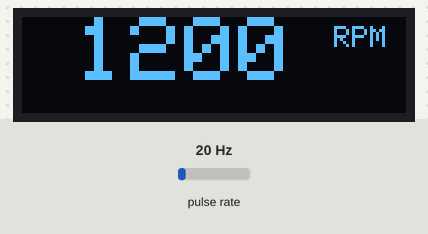
Simulated run of this program. Board: Arduino Pro Mini, built with avr-gcc and run on an emulated ATmega328P. Shown: 128×32 one-colour display. Wiring (inferred from the names in the program): pulse sensor: data pin 2. The inputs (shaded band) are chosen by the test bench; at power-on: pulse rate 20 Hz.

Above: at 2.7 s.
2.8 s: pulse rate (sensor on pin 2) set to 4 Hz
At 4.3 s:
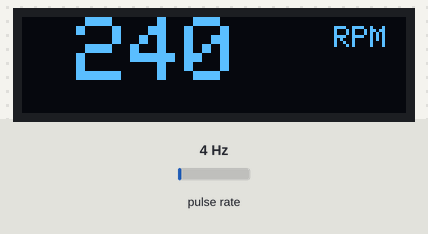
4.6 s: pulse rate (sensor on pin 2) set to 50 Hz
At 5.6 s:
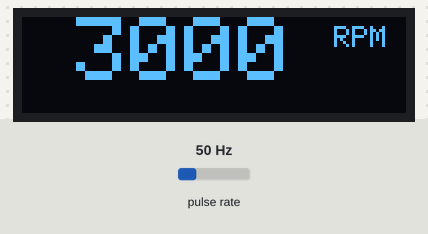
6.3 s: pulse rate (sensor on pin 2) set to 150 Hz
At 7.78 s:
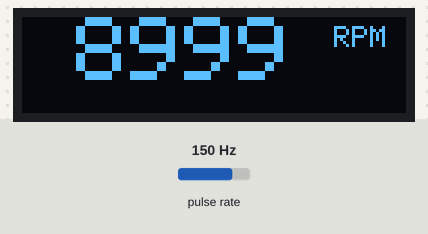

The program:

main.cpp
```cpp
#include "app/TachometerApp.h"

namespace
{
TachometerApp app;

void ISR_sensor()
{
  app.onPulseInterrupt();
}
} // namespace

void setup()
{
  if (!app.begin(ISR_sensor))
  {
    for (;;)
    {
    }
  }
}

void loop()
{
  app.loop();
}
```

TachometerApp.h
```cpp
#pragma once

#include <Arduino.h>

#include "display/TachometerDisplay.h"
#include "domain/RpmCalculator.h"

class TachometerApp
{
public:
  bool begin(void (*isrHandler)());
  void loop();
  void onPulseInterrupt();

private:
  TachometerDisplay display;
  RpmCalculator rpmCalculator;
};
```

TachometerDisplay.h
```cpp
#pragma once

#include <Adafruit_GFX.h>
#include <Adafruit_SSD1306.h>
#include <Arduino.h>

class TachometerDisplay
{
public:
  TachometerDisplay();

  bool begin();
  void showStartup();
  void render(long rpmAverage);

private:
  void showWaiting();
  void showRpm(long rpmAverage);

  Adafruit_SSD1306 display;
};
```

TachometerApp.cpp
```cpp
#include "app/TachometerApp.h"

#include "config/TachometerConfig.h"

bool TachometerApp::begin(void (*isrHandler)())
{
  if (!display.begin())
  {
    return false;
  }

  pinMode(TachometerConfig::kSensorPin, INPUT_PULLUP);
  attachInterrupt(digitalPinToInterrupt(TachometerConfig::kSensorPin), isrHandler, FALLING);

  display.showStartup();
  return true;
}

void TachometerApp::loop()
{
  rpmCalculator.update(micros());
  display.render(rpmCalculator.rpmAverage());
}

void TachometerApp::onPulseInterrupt()
{
  rpmCalculator.onPulseInterrupt(micros());
}
```

TachometerDisplay.cpp
```cpp
#include "display/TachometerDisplay.h"

#include "config/TachometerConfig.h"

TachometerDisplay::TachometerDisplay()
    : display(
          TachometerConfig::kScreenWidth,
          TachometerConfig::kScreenHeight,
          &Wire,
          TachometerConfig::kOledResetPin)
{
}

bool TachometerDisplay::begin()
{
  if (!display.begin(SSD1306_SWITCHCAPVCC, TachometerConfig::kOledAddress))
  {
    return false;
  }

  display.setRotation(2);
  return true;
}

void TachometerDisplay::showStartup()
{
  display.clearDisplay();
  display.setTextColor(SSD1306_WHITE);
  display.setTextSize(2);
  display.setCursor(18, 2);
  display.print(F("STEMAKER"));
  display.display();
  delay(1500);
}

void TachometerDisplay::render(long rpmAverage)
{
  display.clearDisplay();
  display.setTextColor(SSD1306_WHITE);

  if (rpmAverage == 0)
  {
    showWaiting();
    return;
  }

  showRpm(rpmAverage);
}

void TachometerDisplay::showWaiting()
{
  display.setTextSize(1);
  display.setCursor(20, 0);
  display.print(F("Aguardando"));
  display.setCursor(28, 10);
  display.print(F("leitura..."));
  display.display();
}

void TachometerDisplay::showRpm(long rpmAverage)
{
  if (rpmAverage < 100000)
  {
    display.setTextSize(3);
    display.setCursor(18, 0);
    display.print(rpmAverage);

    display.setTextSize(1);
    display.setCursor(104, 3);
    display.print(F("RPM"));

    display.display();
    return;
  }

  display.setTextSize(2);
  display.setCursor(13, 8);
  display.print(F("MAX LIMIT"));
  display.display();
}
```

TachometerConfig.h
```cpp
#pragma once

#include <Arduino.h>

namespace TachometerConfig
{
constexpr uint8_t kSensorPin = 2;

constexpr uint8_t kScreenWidth = 128;
constexpr uint8_t kScreenHeight = 32;
constexpr int8_t kOledResetPin = 4;
constexpr uint8_t kOledAddress = 0x3C;

constexpr unsigned long kNoPulseTimeoutUs = 2000000UL;
constexpr uint8_t kSampleBufferSize = 100;
} // namespace TachometerConfig
```

RpmCalculator.h
```cpp
#pragma once

#include <Arduino.h>

#include "config/TachometerConfig.h"

class RpmCalculator
{
public:
  void onPulseInterrupt(unsigned long nowMicros);
  void update(unsigned long nowMicros);

  long rpmAverage() const;

private:
  void processPulseDuration(unsigned long pulseDurationUs);

  volatile unsigned long pulseStartedVolatile = 0;
  volatile unsigned long pulseDurationVolatile = 0;
  volatile bool timeoutVolatile = true;
  volatile bool newPulseVolatile = false;

  long rpmSum = 0;
  long rpmReadings[TachometerConfig::kSampleBufferSize] = {0};
  long rpmAverageValue = 0;
  uint8_t nMax = 0;
  uint8_t n = 0;
};
```

RpmCalculator.cpp
```cpp
#include "domain/RpmCalculator.h"

void RpmCalculator::onPulseInterrupt(unsigned long nowMicros)
{
  pulseDurationVolatile = nowMicros - pulseStartedVolatile;
  pulseStartedVolatile = nowMicros;
  timeoutVolatile = false;
  newPulseVolatile = true;
}

void RpmCalculator::update(unsigned long nowMicros)
{
  unsigned long pulseStartedSnapshot = 0;
  unsigned long pulseDurationSnapshot = 0;
  bool timeoutSnapshot = true;
  bool hasNewPulse = false;

  noInterrupts();
  pulseStartedSnapshot = pulseStartedVolatile;
  pulseDurationSnapshot = pulseDurationVolatile;
  timeoutSnapshot = timeoutVolatile;
  hasNewPulse = newPulseVolatile;

  if (newPulseVolatile)
  {
    newPulseVolatile = false;
  }
  interrupts();

  if (((nowMicros - pulseStartedSnapshot) > TachometerConfig::kNoPulseTimeoutUs) &&
      !timeoutSnapshot && !hasNewPulse)
  {
    noInterrupts();
    timeoutVolatile = true;
    interrupts();

    rpmAverageValue = 0;
    n = 0;
    return;
  }

  if (!timeoutSnapshot && hasNewPulse && pulseDurationSnapshot > 0)
  {
    processPulseDuration(pulseDurationSnapshot);
  }
}

long RpmCalculator::rpmAverage() const
{
  return rpmAverageValue;
}

void RpmCalculator::processPulseDuration(unsigned long pulseDurationUs)
{
  const long rpm = 60000000UL / pulseDurationUs;

  rpmReadings[n] = rpm;

  nMax = constrain(
      map(rpmReadings[n], 60, 100000, 0, TachometerConfig::kSampleBufferSize),
      0,
      TachometerConfig::kSampleBufferSize - 1);

  n++;

  if (n > nMax)
  {
    rpmSum = 0;

    for (uint8_t i = 0; i <= nMax; i++)
    {
      rpmSum += rpmReadings[i];
    }

    rpmAverageValue = rpmSum / (nMax + 1);
    n = 0;
  }
}
```

Measured:
- after the input at 4.6 s, the display: first changes after 0.23 s (image 2 shows a later state)
- what the display in image 2 shows lasts 0.5 s, from 5.3 s to 5.8 s
